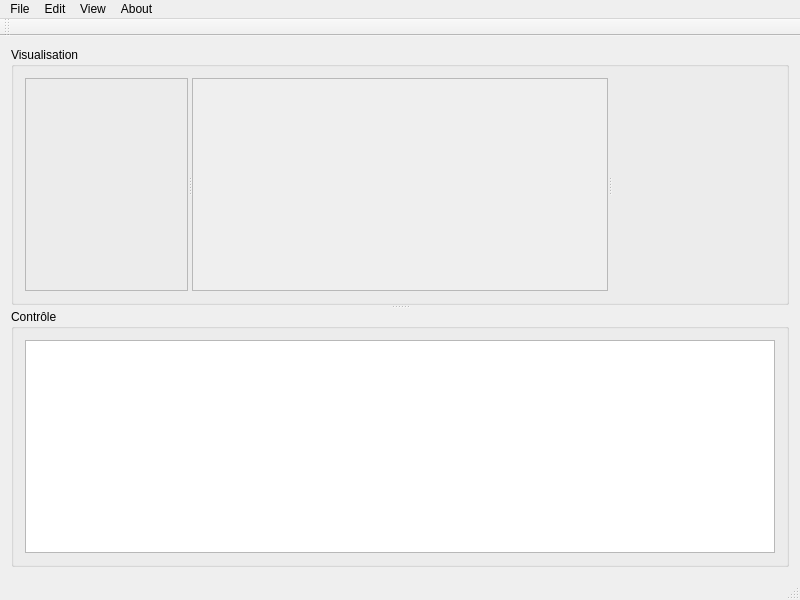
<?xml version="1.0" encoding="UTF-8"?>
<ui version="4.0">
 <class>MainWindow</class>
 <widget class="QMainWindow" name="MainWindow">
  <property name="geometry">
   <rect>
    <x>0</x>
    <y>0</y>
    <width>800</width>
    <height>600</height>
   </rect>
  </property>
  <property name="minimumSize">
   <size>
    <width>800</width>
    <height>600</height>
   </size>
  </property>
  <property name="windowTitle">
   <string>MainWindow</string>
  </property>
  <widget class="QWidget" name="centralWidget">
   <layout class="QGridLayout" name="gridLayout">
    <item row="0" column="0">
     <widget class="QSplitter" name="hsplit">
      <property name="orientation">
       <enum>Qt::Vertical</enum>
      </property>
      <widget class="QGroupBox" name="Visualisation">
       <property name="minimumSize">
        <size>
         <width>0</width>
         <height>200</height>
        </size>
       </property>
       <property name="title">
        <string>Visualisation</string>
       </property>
       <layout class="QGridLayout" name="gridLayout_3">
        <item row="0" column="0">
         <widget class="QSplitter" name="vsplit">
          <property name="orientation">
           <enum>Qt::Horizontal</enum>
          </property>
          <widget class="QFrame" name="Points">
           <property name="minimumSize">
            <size>
             <width>100</width>
             <height>0</height>
            </size>
           </property>
           <property name="maximumSize">
            <size>
             <width>500</width>
             <height>16777215</height>
            </size>
           </property>
           <property name="frameShape">
            <enum>QFrame::StyledPanel</enum>
           </property>
           <property name="frameShadow">
            <enum>QFrame::Raised</enum>
           </property>
          </widget>
          <widget class="QGraphicsView" name="Vue">
           <property name="enabled">
            <bool>false</bool>
           </property>
           <property name="maximumSize">
            <size>
             <width>16777215</width>
             <height>16777215</height>
            </size>
           </property>
          </widget>
          <widget class="QCustomPlot" name="Graphique" native="true"/>
         </widget>
        </item>
       </layout>
      </widget>
      <widget class="QGroupBox" name="Controle">
       <property name="minimumSize">
        <size>
         <width>0</width>
         <height>120</height>
        </size>
       </property>
       <property name="title">
        <string>Contrôle</string>
       </property>
       <layout class="QGridLayout" name="gridLayout_2">
        <item row="0" column="0">
         <widget class="QTextEdit" name="Console">
          <property name="font">
           <font>
            <family>Latin Modern Mono</family>
            <pointsize>10</pointsize>
            <weight>50</weight>
            <bold>false</bold>
           </font>
          </property>
          <property name="cursor" stdset="0">
           <cursorShape>ArrowCursor</cursorShape>
          </property>
          <property name="acceptDrops">
           <bool>false</bool>
          </property>
          <property name="autoFillBackground">
           <bool>true</bool>
          </property>
          <property name="readOnly">
           <bool>true</bool>
          </property>
         </widget>
        </item>
       </layout>
      </widget>
     </widget>
    </item>
   </layout>
  </widget>
  <widget class="QMenuBar" name="menuBar">
   <property name="geometry">
    <rect>
     <x>0</x>
     <y>0</y>
     <width>800</width>
     <height>30</height>
    </rect>
   </property>
   <widget class="QMenu" name="menuFile">
    <property name="title">
     <string>File</string>
    </property>
    <addaction name="actionOpen"/>
    <addaction name="actionSave_as"/>
    <addaction name="actionExport"/>
    <addaction name="separator"/>
    <addaction name="actionClose"/>
    <addaction name="actionQuit"/>
   </widget>
   <widget class="QMenu" name="menuEdit">
    <property name="title">
     <string>Edit</string>
    </property>
   </widget>
   <widget class="QMenu" name="menuView">
    <property name="title">
     <string>View</string>
    </property>
   </widget>
   <widget class="QMenu" name="menuAbout">
    <property name="title">
     <string>About</string>
    </property>
   </widget>
   <addaction name="menuFile"/>
   <addaction name="menuEdit"/>
   <addaction name="menuView"/>
   <addaction name="menuAbout"/>
  </widget>
  <widget class="QToolBar" name="mainToolBar">
   <property name="enabled">
    <bool>false</bool>
   </property>
   <attribute name="toolBarArea">
    <enum>TopToolBarArea</enum>
   </attribute>
   <attribute name="toolBarBreak">
    <bool>false</bool>
   </attribute>
  </widget>
  <widget class="QStatusBar" name="statusBar"/>
  <action name="actionOpen">
   <property name="text">
    <string>Open</string>
   </property>
   <property name="shortcut">
    <string>Ctrl+O</string>
   </property>
  </action>
  <action name="actionClose">
   <property name="text">
    <string>Close</string>
   </property>
   <property name="shortcut">
    <string>Ctrl+W</string>
   </property>
  </action>
  <action name="actionSave_as">
   <property name="text">
    <string>Save as</string>
   </property>
   <property name="shortcut">
    <string>Ctrl+Shift+S</string>
   </property>
  </action>
  <action name="actionExport">
   <property name="text">
    <string>Export</string>
   </property>
   <property name="shortcut">
    <string>Ctrl+E</string>
   </property>
  </action>
  <action name="actionQuit">
   <property name="text">
    <string>Quit</string>
   </property>
   <property name="shortcut">
    <string>Ctrl+Q</string>
   </property>
  </action>
 </widget>
 <layoutdefault spacing="6" margin="11"/>
 <customwidgets>
  <customwidget>
   <class>QCustomPlot</class>
   <extends>QWidget</extends>
   <header>qcustomplot.h</header>
   <container>1</container>
  </customwidget>
 </customwidgets>
 <resources/>
 <connections>
  <connection>
   <sender>actionQuit</sender>
   <signal>triggered()</signal>
   <receiver>MainWindow</receiver>
   <slot>close()</slot>
   <hints>
    <hint type="sourcelabel">
     <x>-1</x>
     <y>-1</y>
    </hint>
    <hint type="destinationlabel">
     <x>297</x>
     <y>245</y>
    </hint>
   </hints>
  </connection>
 </connections>
</ui>
